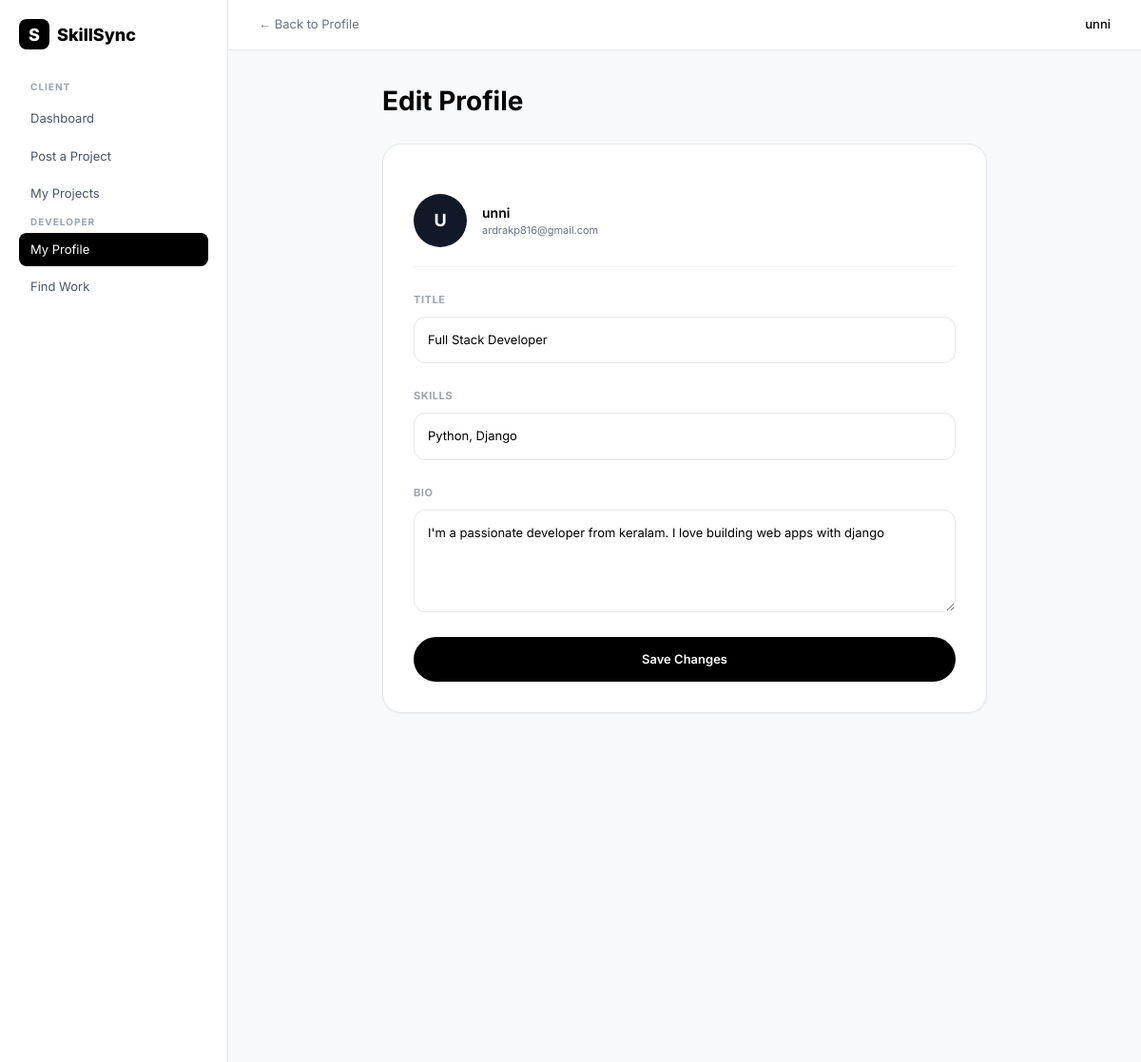
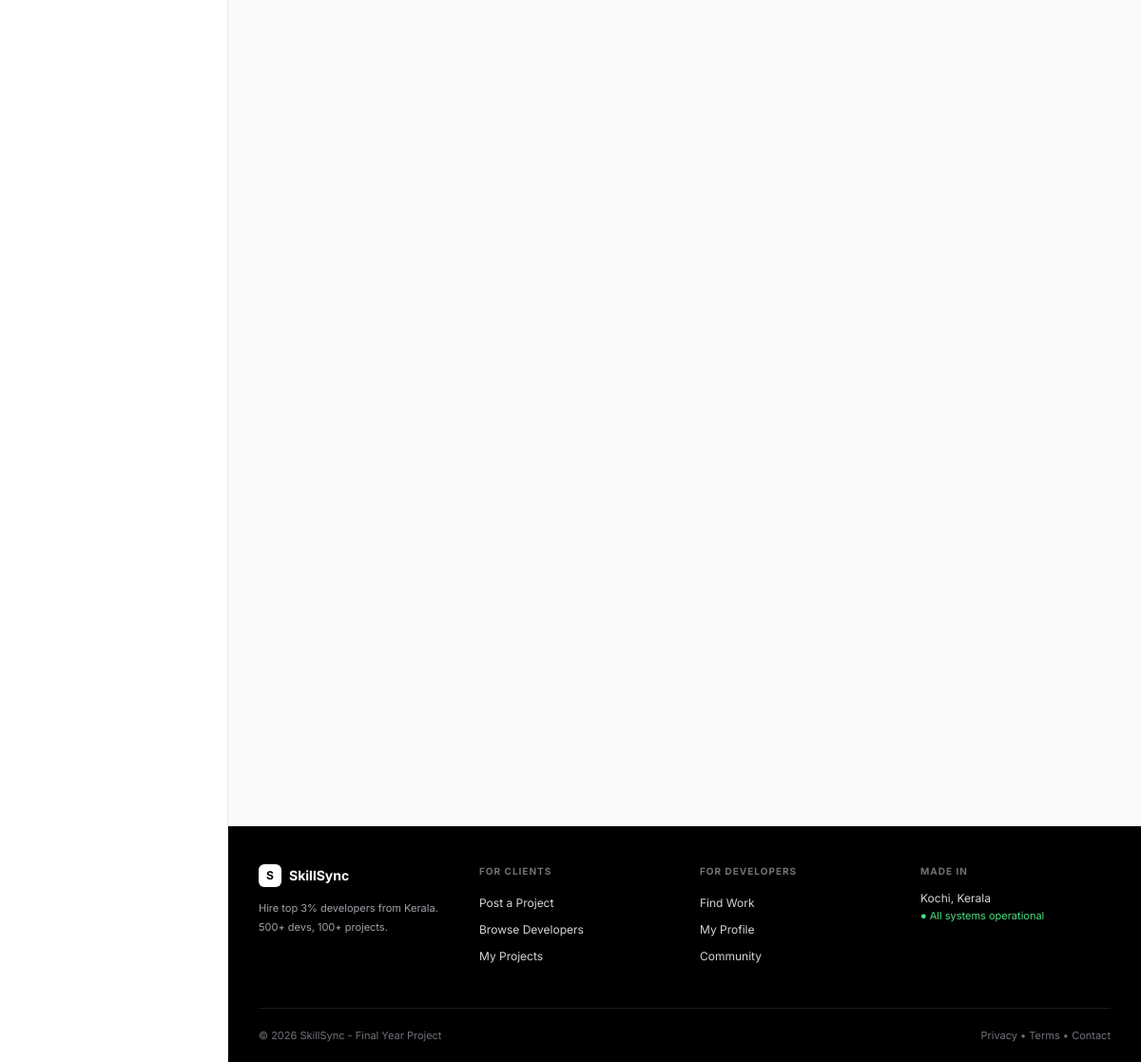
Page /edit-profile/ (signed in) on the committed database (2 pictures, top to bottom).
### accounts/models.py (models this page shows, shortened)
class UserProfile(models.Model):
    user = models.OneToOneField(User, on_delete=models.CASCADE, related_name='profile')
    role = models.CharField(max_length=20, default='developer')
    title = models.CharField(max_length=100, blank=True, help_text="Eg: Full Stack Developer")
    skills = models.CharField(max_length=500, blank=True, help_text="Eg: Python, Django, React")
    bio = models.TextField(blank=True)
    location = models.CharField(max_length=100, blank=True, default="Kochi, Kerala")
    hourly_rate = models.IntegerField(default=500, help_text="Rate per hour in INR")
    experience = models.IntegerField(default=0, help_text="Years of experience")
    github = models.URLField(blank=True, verbose_name="GitHub URL")
    linkedin = models.URLField(blank=True, verbose_name="LinkedIn URL")
    portfolio = models.URLField(blank=True, verbose_name="Portfolio Website")
    availability = models.BooleanField(default=True)
    profile_pic = models.ImageField(upload_to='profiles/', null=True, blank=True)

### accounts/views.py (the view)
# urls.py: path('edit-profile/', views.edit_profile, name='edit_profile'),
@login_required
def edit_profile(request):
    profile, _ = UserProfile.objects.get_or_create(user=request.user)
    if request.method == 'POST':
        profile.title = request.POST.get('title')
        profile.skills = request.POST.get('skills')
        profile.bio = request.POST.get('bio')
        profile.save()
        return redirect('my_profile')
    return render(request, 'accounts/edit_profile.html', {'profile': profile})

### accounts/templates/accounts/edit_profile.html (shortened to what this page needs)
{% load static %}
<!DOCTYPE html>
<html>
<head>
<script src="https://cdn.tailwindcss.com"></script>
</head>
<body class="bg-[#f8f9fb]">
<div class="flex min-h-screen">
  <aside class="w-[240px] bg-white border-r border-gray-200 p-5 fixed h-full z-20">
    <div class="flex items-center gap-2 font-extrabold text-[18px]"><div class="w-8 h-8 bg-black text-white rounded-lg flex items-center justify-center">S</div>SkillSync</div>
    <nav class="mt-8 space-y-1">
      <p class="text-[10px] text-gray-400 font-bold tracking-widest mb-2 px-3">CLIENT</p>
      <a href="/" class="block px-3 py-2 text-[13px] text-gray-600 rounded-lg hover:bg-gray-50">Dashboard</a>
      <a href="/post-project/" class="block px-3 py-2 text-[13px] text-gray-600 rounded-lg hover:bg-gray-50">Post a Project</a>
      <a href="/my-projects/" class="block px-3 py-2 text-[13px] text-gray-600 rounded-lg hover:bg-gray-50">My Projects</a>
      <p class="text-[10px] text-gray-400 font-bold tracking-widest mt-6 mb-2 px-3">DEVELOPER</p>
      <a href="/my-profile/" class="block bg-black text-white px-3 py-2 rounded-lg text-[13px]">My Profile</a>
      <a href="/projects-for-you/" class="block px-3 py-2 text-[13px] text-gray-600 rounded-lg hover:bg-gray-50">Find Work</a>
    </nav>
  </aside>
  <main class="flex-1 ml-[240px] flex flex-col min-h-screen">
    <header class="bg-white border-b border-gray-200 px-8 py-4 flex justify-between items-center">
      <a href="/my-profile/" class="text-[13px] text-gray-500 hover:text-black">← Back to Profile</a>
      <span class="text-[13px] font-medium">{{ user.username }}</span>
    </header>
    <section class="flex-1 p-8 max-w-[700px] mx-auto w-full">
      <h1 class="text-[28px] font-bold">Edit Profile</h1>
      <form method="post" class="bg-white border border-gray-200 rounded-[20px] p-8 space-y-5 mt-6 shadow-sm">
        <div class="flex items-center gap-4 pb-5 border-b border-gray-100">
          <div class="w-14 h-14 rounded-full bg-gray-900 text-white flex items-center justify-center font-bold text-lg">{{ user.username|first|upper }}</div>
          <div><div class="font-semibold text-[14px]">{{ user.username }}</div><div class="text-[11px] text-gray-500">{{ user.email }}</div></div>
        </div>
        <div><label class="text-[11px] font-bold uppercase text-gray-400 tracking-wider">Title</label><input type="text" name="title" value="{{ profile.title }}" placeholder="Senior Django Developer" class="w-full mt-2 border border-gray-200 p-3.5 rounded-xl text-[13px] focus:border-black focus:outline-none"></div>
        <div><label class="text-[11px] font-bold uppercase text-gray-400 tracking-wider">Skills</label><input type="text" name="skills" value="{{ profile.skills }}" placeholder="Python, Django, React" class="w-full mt-2 border border-gray-200 p-3.5 rounded-xl text-[13px] focus:border-black focus:outline-none"></div>
        <div><label class="text-[11px] font-bold uppercase text-gray-400 tracking-wider">Bio</label><textarea name="bio" rows="4" placeholder="Tell clients about yourself..." class="w-full mt-2 border border-gray-200 p-3.5 rounded-xl text-[13px] focus:border-black focus:outline-none">{{ profile.bio }}</textarea></div>
        <button class="bg-black text-white w-full py-3.5 rounded-full text-[13px] font-semibold hover:bg-zinc-800 transition">Save Changes</button>
      </form>
    </section>
    <footer class="bg-black text-white mt-auto">
      <div class="px-8 py-10 grid grid-cols-4 gap-8">
        <div><div class="font-bold flex gap-2 items-center text-[14px]"><div class="w-6 h-6 bg-white text-black rounded-md flex items-center justify-center text-[12px]">S</div>SkillSync</div><p class="text-zinc-400 text-[11px] mt-3 leading-5">Hire top 3% developers from Kerala.<br>500+ devs, 100+ projects.</p></div>
        <div><p class="text-[10px] text-zinc-500 font-bold tracking-widest mb-3">FOR CLIENTS</p><p class="text-zinc-300 text-[12px] leading-7">Post a Project<br>Browse Developers<br>My Projects</p></div>
        <div><p class="text-[10px] text-zinc-500 font-bold tracking-widest mb-3">FOR DEVELOPERS</p><p class="text-zinc-300 text-[12px] leading-7">Find Work<br>My Profile<br>Community</p></div>
        <div><p class="text-[10px] text-zinc-500 font-bold tracking-widest mb-3">MADE IN</p><p class="text-zinc-300 text-[12px]">Kochi, Kerala<br><span class="text-green-400 text-[11px]">● All systems operational</span></p></div>
      </div>
      <div class="border-t border-white/10 mx-8 py-5 flex justify-between text-[11px] text-zinc-500"><span>© 2026 SkillSync - Final Year Project</span><span>Privacy • Terms • Contact</span></div>
    </footer>
  </main>
</div>
</body>
</html>

### accounts/templates/accounts/edit_profile.html (style rules this page uses)
body { font-family:'Inter',sans-serif }

### rows in the picture
UserProfile: title "Full Stack Developer", skills "Python, Django", bio "I'm a passionate developer from keralam. I love building web apps with django"

### other values in the picture
{{ user.username }} "unni"
{{ user.username|first|upper }} "U"
{{ user.email }} "ardrakp816@gmail.com"
